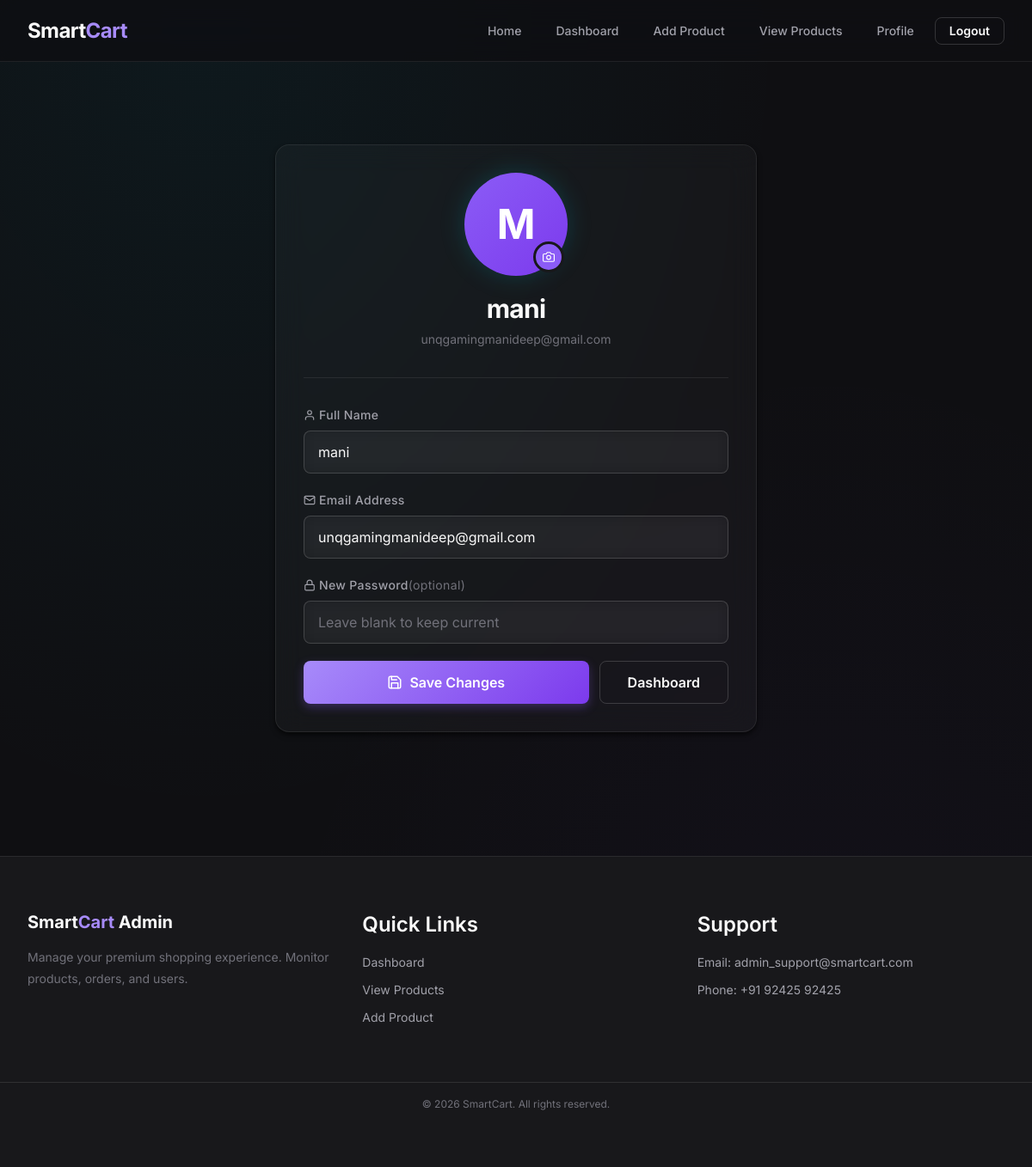
The app's page /admin/profile (signed in), older data.
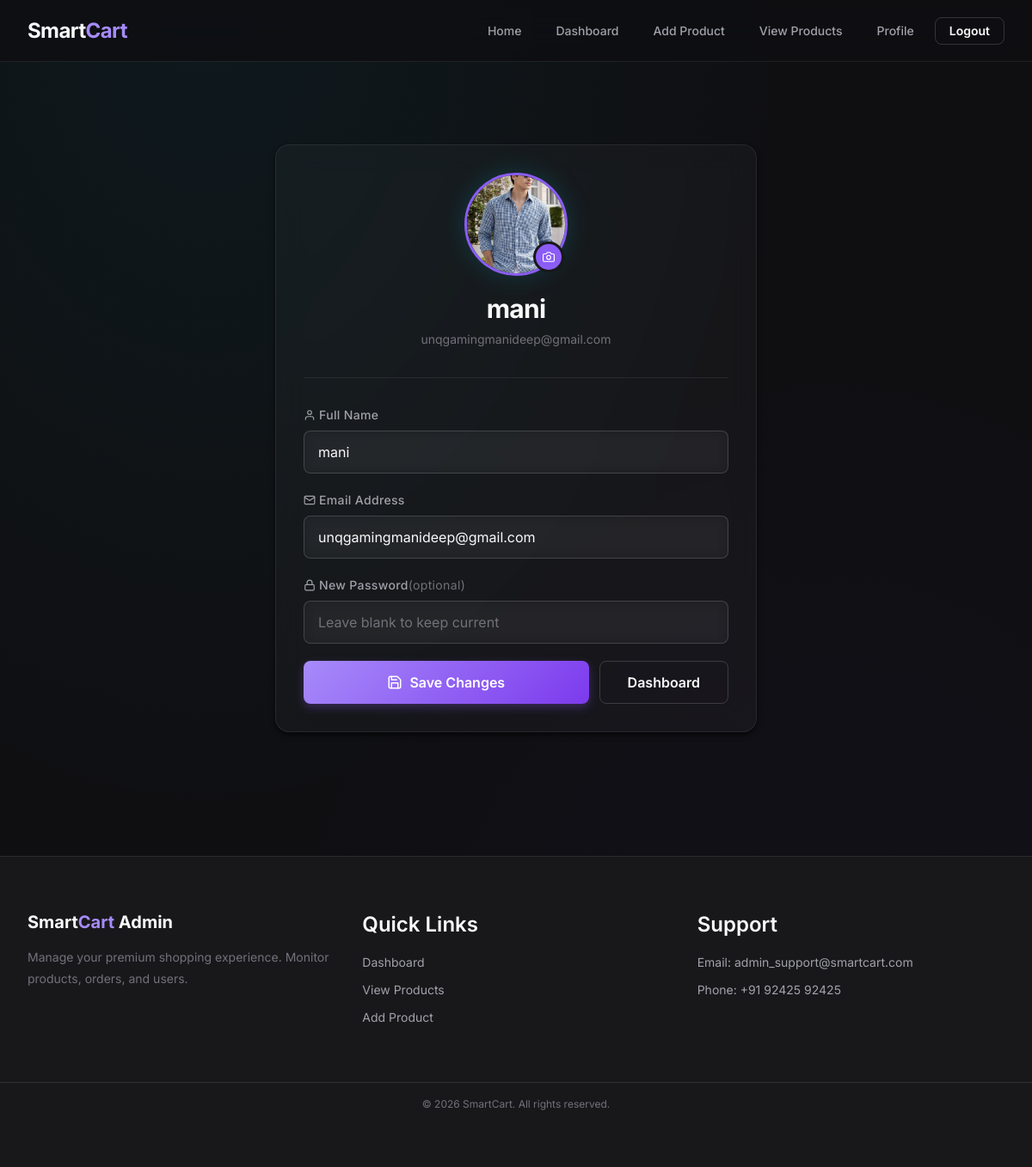
The same page, newer data.
### tables this page shows
CREATE TABLE admin (
    admin_id INTEGER PRIMARY KEY AUTOINCREMENT,
    name TEXT NOT NULL,
    email TEXT UNIQUE NOT NULL,
    password TEXT NOT NULL,
    profile_image TEXT
);

### app.py (the view, shortened to what this page needs)
@app.route('/admin/profile', methods=['GET', 'POST'])
def admin_profile():
    if 'admin_id' not in session:
        flash("Please login!", "danger")
        return redirect('/admin-signin')
    admin_id = session['admin_id']
    conn = get_db()
    cursor = conn.cursor()
    cursor.execute("SELECT * FROM admin WHERE admin_id = ?", (admin_id,))
    admin = cursor.fetchone()
    cursor.close()
    conn.close()
    return render_template("admin/admin_profile.html", admin=admin)

### app.py (called while the page is built)
def get_db():
    connection = sqlite3.connect(DB_PATH, detect_types=sqlite3.PARSE_DECLTYPES)
    connection.row_factory = sqlite3.Row
    return connection

### templates/admin/admin_profile.html (shortened to what this page needs)
{% extends "admin/base.html" %}
{% block content %}
<div class="auth-container" style="max-width: 560px;">
  <div class="glass-card sc-animate-fade-in-up">
    <div class="sc-u-text-center sc-u-mb-8">
      <div style="position: relative; display: inline-block; margin-bottom: var(--sc-space-5);">
        {% if admin.profile_image %}
        <div id="profile-avatar" style="
          width: 120px; height: 120px; border-radius: 50%;
          overflow: hidden; border: 3px solid var(--sc-brand-500);
          box-shadow: 0 0 30px rgba(0, 188, 212, 0.2);
          margin: 0 auto;
        ">
          <img src="{{ url_for('static', filename='uploads/admin_profiles/' + admin.profile_image) }}"
               alt="{{ admin.name }}"
               id="current-avatar-img"
               style="width: 100%; height: 100%; object-fit: cover;" />
        </div>
        {% else %}
        <div id="profile-avatar" style="
          width: 120px; height: 120px; border-radius: 50%;
          background: var(--sc-gradient-brand);
          display: flex; align-items: center; justify-content: center;
          margin: 0 auto;
          box-shadow: 0 0 30px rgba(0, 188, 212, 0.2);
        ">
          <span style="font-size: var(--sc-text-4xl); font-weight: var(--sc-weight-bold); color: var(--sc-neutral-0);">
            {{ admin.name[0]|upper }}
          </span>
        </div>
        {% endif %}
        <label for="profile-image-input" style="
          position: absolute; bottom: 4px; right: 4px;
          width: 36px; height: 36px; border-radius: 50%;
          background: var(--sc-brand-500); cursor: pointer;
          display: flex; align-items: center; justify-content: center;
          border: 3px solid var(--sc-bg-surface);
          transition: all 0.2s ease;
        " onmouseenter="this.style.transform='scale(1.1)'" onmouseleave="this.style.transform=''">
        </label>
      </div>
      <h2 class="auth-title" style="margin-bottom: var(--sc-space-1);">{{ admin.name }}</h2>
      <p style="color: var(--sc-text-muted); font-size: var(--sc-text-sm);">{{ admin.email }}</p>
    </div>
    <div style="height: 1px; background: var(--sc-border); margin-bottom: var(--sc-space-8);"></div>
    <form method="POST" action="{{ url_for('admin_profile') }}" enctype="multipart/form-data" id="profile-form">
      <div class="form-group">
        <label for="profile-name" style="display: flex; align-items: center;">
          Full Name
        </label>
        <input type="text" name="name" id="profile-name" value="{{ admin.name }}" required placeholder="Your full name" />
      </div>
      <div class="form-group">
        <label for="profile-email" style="display: flex; align-items: center;">
          Email Address
        </label>
        <input type="email" name="email" id="profile-email" value="{{ admin.email }}" required placeholder="you@example.com" />
      </div>
      <div class="form-group">
        <label for="profile-password" style="display: flex; align-items: center;">
          New Password
          <span style="color: var(--sc-text-muted); font-weight: var(--sc-weight-normal);"> (optional)</span>
        </label>
        <input type="password" name="password" id="profile-password" placeholder="Leave blank to keep current" />
      </div>
      <div style="display: flex; gap: var(--sc-space-3); margin-top: var(--sc-space-4);">
        <button type="submit" class="sc-btn sc-btn--primary sc-btn--lg" style="flex: 1;">
          Save Changes
        </button>
        <a href="{{ url_for('dashboard') }}" class="sc-btn sc-btn--ghost sc-btn--lg"
           style="transition: all 0.2s ease;"
           onmouseenter="this.style.borderColor='var(--sc-brand-500)'; this.style.color='var(--sc-brand-400)'; this.style.background='rgba(0,188,212,0.06)';"
           onmouseleave="this.style.borderColor='var(--sc-border)'; this.style.color='var(--sc-text-secondary)'; this.style.background='transparent';">
          Dashboard
        </a>
      </div>
    </form>
  </div>
</div>
{% endblock %}

### templates/admin/base.html (shortened to what this page needs)
<!DOCTYPE html>
<html lang="en" data-theme="dark">
<head>
    <link rel="stylesheet" href="{{ url_for('static', filename='css/smartcart.css') }}">
</head>
<body>
    <nav class="sc-nav sc-nav--glass" id="main-nav" role="navigation" aria-label="Main navigation">
        <div class="sc-nav__brand">
            <a href="{{ url_for('index') }}">Smart<span class="sc-u-text-brand">Cart</span></a>
        </div>
        <div class="sc-nav__links" id="nav-links">
            <a href="{{ url_for('index') }}" class="sc-nav__link">Home</a>
            {% if session.get('admin_id') %}
            <a href="{{ url_for('dashboard') }}" class="sc-nav__link">Dashboard</a>
            <a href="{{ url_for('add_product') }}" class="sc-nav__link">Add Product</a>
            <a href="{{ url_for('product_list') }}" class="sc-nav__link">View Products</a>
            <a href="{{ url_for('admin_profile') }}" class="sc-nav__link">Profile</a>
            <a href="{{ url_for('admin_logout') }}" class="sc-btn sc-btn--ghost sc-btn--sm"
                style="transition: all 0.2s ease;"
                onmouseenter="this.style.borderColor='var(--sc-danger)'; this.style.color='var(--sc-danger)'; this.style.background='rgba(239,68,68,0.08)';"
                onmouseleave="this.style.borderColor=''; this.style.color=''; this.style.background='';">Logout</a>
            {% else %}
            <a href="{{ url_for('admin_signin') }}" class="sc-btn sc-btn--ghost sc-btn--sm">Sign In</a>
            <a href="{{ url_for('admin_signup') }}" class="sc-btn sc-btn--primary sc-btn--sm">Sign Up</a>
            {% endif %}
        </div>
    </nav>
    <main class="container" id="main-content" role="main">
        {% block content %}{% endblock %}
    </main>
    <footer class="sc-footer" style="background: var(--sc-bg-surface); padding: var(--sc-space-8) 0; border-top: 1px solid var(--sc-border); margin-top: var(--sc-space-12);">
        <div class="container" style="display: grid; grid-template-columns: repeat(auto-fit, minmax(200px, 1fr)); gap: var(--sc-space-8);">
            <div>
                <h3 style="font-size: var(--sc-text-lg); font-weight: bold; margin-bottom: var(--sc-space-4);"><a href="{{ url_for('index') }}" style="text-decoration: none; color: inherit;">Smart<span class="sc-u-text-brand">Cart</span> Admin</a></h3>
                <p style="color: var(--sc-text-muted); font-size: var(--sc-text-sm);">Manage your premium shopping experience. Monitor products, orders, and users.</p>
            </div>
            <div>
                <h4 style="font-weight: 600; margin-bottom: var(--sc-space-4); color: var(--sc-text-primary);">Quick Links</h4>
                <ul style="list-style: none; padding: 0; display: flex; flex-direction: column; gap: var(--sc-space-2);">
                    <li><a href="{{ url_for('dashboard') }}" style="color: var(--sc-text-secondary); text-decoration: none; font-size: var(--sc-text-sm); transition: color 0.2s;">Dashboard</a></li>
                    <li><a href="{{ url_for('product_list') }}" style="color: var(--sc-text-secondary); text-decoration: none; font-size: var(--sc-text-sm); transition: color 0.2s;">View Products</a></li>
                    <li><a href="{{ url_for('add_product') }}" style="color: var(--sc-text-secondary); text-decoration: none; font-size: var(--sc-text-sm); transition: color 0.2s;">Add Product</a></li>
                </ul>
            </div>
            <div>
                <h4 style="font-weight: 600; margin-bottom: var(--sc-space-4); color: var(--sc-text-primary);">Support</h4>
                <ul style="list-style: none; padding: 0; display: flex; flex-direction: column; gap: var(--sc-space-2);">
                    <li><span style="color: var(--sc-text-secondary); font-size: var(--sc-text-sm);">Email: admin_support@smartcart.com</span></li>
                    <li><span style="color: var(--sc-text-secondary); font-size: var(--sc-text-sm);">Phone: +91 92425 92425</span></li>
                </ul>
            </div>
        </div>
        <div class="container" style="text-align: center; margin-top: var(--sc-space-8); padding-top: var(--sc-space-4); border-top: 1px solid rgba(255, 255, 255, 0.1); color: var(--sc-text-muted); font-size: var(--sc-text-xs);">
            &copy; 2026 SmartCart. All rights reserved.
        </div>
    </footer>
</body>
</html>

### static/css/02-base.css (style rules this page uses)
body { display: flex; flex-direction: column; overflow-x: hidden; background-color: var(--sc-bg-body); color: var(--sc-text-primary); background-image: radial-gradient( ellipse at 20% 0%, rgba(0, 188, 212, 0.06) 0%, transparent 50% ), radial-gradient( ellipse at 80% 100%, rgba(124, 58, 237, 0.04) 0%, transparent 50% ); background-attachment: fixed; }
h2 { font-size: var(--sc-text-3xl); font-weight: var(--sc-weight-bold); letter-spacing: var(--sc-tracking-tight); line-height: var(--sc-leading-tight); color: var(--sc-text-primary); }
h3 { font-size: var(--sc-text-2xl); font-weight: var(--sc-weight-semibold); line-height: var(--sc-leading-tight); color: var(--sc-text-primary); }
h4 { font-size: var(--sc-text-xl); font-weight: var(--sc-weight-semibold); line-height: var(--sc-leading-tight); color: var(--sc-text-primary); }
p { font-size: var(--sc-text-base); line-height: var(--sc-leading-relaxed); color: var(--sc-text-secondary); }
a { color: var(--sc-text-primary); transition: var(--sc-transition-colors); }

### static/css/03-layout.css (style rules this page uses)
.container { width: 100%; max-width: var(--sc-container-xl); margin-inline: auto; padding: var(--sc-space-8); flex: 1; display: flex; flex-direction: column; }

### static/css/05-utilities.css (style rules this page uses)
.sc-u-text-center, .text-center { text-align: center; }
.sc-u-text-brand, .text-accent { color: var(--sc-brand-400); }
.sc-u-mb-8 { margin-bottom: var(--sc-space-8); }

### static/css/06-animations.css (style rules this page uses)
.sc-animate-fade-in-up { animation: sc-fade-in-up var(--sc-duration-slow) var(--sc-ease-out) both; }

### static/css/07-pages.css (style rules this page uses)
.sc-auth, .auth-container { width: 100%; max-width: 460px; margin: var(--sc-space-16) auto; }
.sc-auth__title, .auth-title { text-align: center; font-size: var(--sc-text-2xl); font-weight: var(--sc-weight-bold); margin-bottom: var(--sc-space-2); }
.sc-footer { border-top: 1px solid var(--sc-border); padding: var(--sc-space-12) var(--sc-space-6) var(--sc-space-8); margin-top: auto; }

### templates/admin/base.html (style rules this page uses)
:root { --sc-brand-400: #a78bfa; --sc-brand-500: #8b5cf6; --sc-brand-600: #7c3aed; --sc-brand-rgb: 139, 92, 246; }
.sc-btn--primary { background: linear-gradient(135deg, #a78bfa, #7c3aed) !important; border: none !important; box-shadow: 0 4px 12px rgba(139, 92, 246, 0.3) !important; color: #fff !important; }

Row changes from the older to the newer data that the page shows:
changed admin "mani": profile_image empty → "Casual_Shirt.webp" (drawn); profile_image: picture added; name "M" → (not shown)
